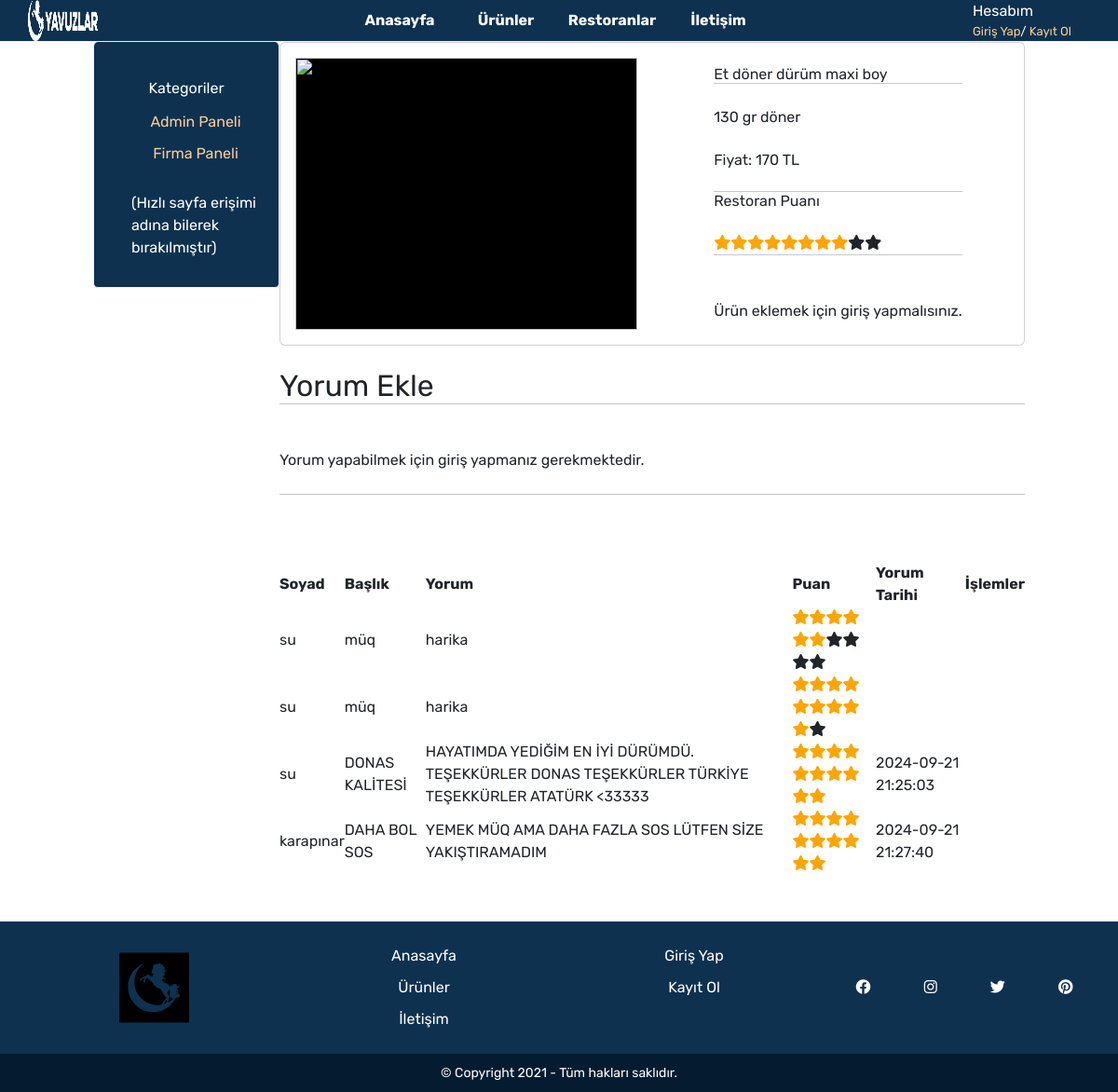
/urun_detay.php?urun=3&restoran=0, run on the app's committed database.
### tables this page shows
CREATE TABLE `food` (
  `id` int(11) NOT NULL,
  `restaurant_id` int(11) NOT NULL,
  `name` varchar(1000) NOT NULL,
  `description` varchar(1000) NOT NULL,
  `image_path` varchar(1000) NOT NULL,
  `price` varchar(1100) NOT NULL,
  `discount` varchar(1000) NOT NULL,
  `created_at` varchar(1000) NOT NULL DEFAULT current_timestamp(),
  `deleted_at` varchar(1000) NOT NULL
);

CREATE TABLE `comments` (
  `id` int(11) NOT NULL,
  `user_id` int(11) NOT NULL,
  `restaurant_id` int(11) NOT NULL,
  `surname` varchar(110) NOT NULL,
  `title` varchar(110) NOT NULL,
  `description` varchar(1100) NOT NULL,
  `score` int(10) NOT NULL,
  `created_at` varchar(1000) NOT NULL DEFAULT current_timestamp(),
  `updated_at` varchar(1000) NOT NULL
);

### src/urun_detay.php (the view, shortened to what this page needs)
<?php
include_once 'sql_scripts.php';
if (isset($_GET['urun'])) {
    $data = getfood($_GET['urun']);
    $urun = [
        'id' => $data['id'],
        'ad' => $data['name'],
        'aciklama' => $data['description'],
        'img' => $data['image_path'],
        'fiyat' => $data['price']
    ];
    $restoran_score = getRestaurantScore($_GET['restoran']);
} else {
    header("Location: index.php");
    exit();
}
?>
<!DOCTYPE html>
<html lang="tr">
<head>
    <link rel="stylesheet" href="https://cdnjs.cloudflare.com/ajax/libs/font-awesome/5.15.4/css/all.min.css" />
    <link rel="stylesheet" href="css/global.css">
    <link rel="stylesheet" href="css/main.css">
    <link rel="stylesheet" href="css/iletisim.css">
    <link href="https://cdn.jsdelivr.net/npm/bootstrap@5.3.3/dist/css/bootstrap.min.css" rel="stylesheet">
    <link href="https://cdn.jsdelivr.net/npm/flowbite@2.5.1/dist/flowbite.min.css" rel="stylesheet" />
</head>
<body>
    <div id="main">
        <?php include 'navbar.php'; ?>
        <div class="container">
            <?php include 'sidebar.php'; ?>
            <div class="content">
                <div class="card" style="display: grid; grid-template-columns: repeat(2, 1fr); ">
                    <div class="card-body">
                        <img src="<?= $urun['img'] ?>" class="w-100 h-100"  style="background-color: black; object-fit: fill;" alt="">
                    </div>
                    <div style="display: flex; justify-content: center; align-items: center;">
                        <div class="p-4 d-flex justify-content-center w-100 h-100">
                            <div class="info">
                                <h2>
                                    <?= $urun['ad'] ?>
                                </h2>
                                <hr />
                                <br>
                                <p>
                                    <?= $urun['aciklama'] ?>
                                </p>
                                <br>
                                <h4>Fiyat:
                                    <?= $urun['fiyat'] ?> TL</h4>
                                <br>
                                <div>
                                    <hr>
                                    <h4>Restoran Puanı</h4>
                                    <br>
                                    <?php
                                    foreach (getstar($restoran_score) as $star) {
                                        echo $star;
                                    }
                                    ?>
                                    <hr>
                                </div>
                                <br><br>
                                <?php
                                if (isset($_SESSION['user_id'])) {
                                    echo '<div class="form">
                                    <form action="islemler.php" method="POST">';
                                    echo '
                                    <div class="form-group">
                                        <label for="adet">Adet:</label>
                                        <input class="custom-input" style="text-align: center;" type="number" id="adet" name="adet" min="1" max="100" value="1" required>
                                    </div>
                                    <br><br>
                                    <div class="form-group">
                                        <label for="snot" >Sipariş Notu</label>
                                        <br>
                                        <textarea class="custom-input w-100" type="text" id="snot" name="snot" placeholder="Örneğin: Acısız, az acılı, çok acılı..." required></textarea>
                                    </div>
                                    <input type="hidden" name="urun_id" value="' . $_GET['urun']. '">
                                    <input type="hidden" name="restoran" value="' . $_GET['restoran'] . '">
                                    <input type="hidden" name="user_id" value="' . $_SESSION['user_id'] . '">
                                        <br><br>
                                        <button class="custom-button" name="add_basket" type="submit">Sepete Ekle</button>';
                                    echo '</form>
                                </div>';
                                } else {
                                    echo '<div class="form">
                                    <p>Ürün eklemek için giriş yapmalısınız.</p> </div>';
                                }
                                ?>
                            </div>
                        </div>
                    </div>
                </div>
                <div class="mt-4">
                    <h1 style="font-size: 2em;">Yorum Ekle</h1>
                    <hr>
                    <br>
                    <?php
                    if (isset($_SESSION['user_id'])) {
                        echo '<form action="islemler.php" method="POST">
                        <div class="form-group">
                            <input type="hidden" class="form-control" id="surname" name="surname" value="' . getUserDetails($_SESSION["user_id"])["surname"] . '" required>
                        </div>
                        <br>
                        <div class="form-group">
                            <label for="title">Başlık:</label>
                            <input type="text" class="form-control" id="title" name="title" required>
                        </div>
                        <br>
                        <div class="form-group">
                            <label for="description">Yorum:</label>
                            <textarea class="form-control" id="description" name="description" rows="3" required></textarea>
                        </div>
                        <br>
                        <div class="row">
                        <div class="form-group col-9">
                            <label for="score">Puan:</label>
                            <select class="form-control" id="score" name="score" required>
                                <option value="1">1</option>
                                <option value="2">2</option>
                                <option value="3">3</option>
                                <option value="4">4</option>
                                <option value="5">5</option>
                                <option value="6">6</option>
                                <option value="7">7</option>
                                <option value="8">8</option>
                                <option value="9">9</option>
                                <option value="10">10</option>
                                <option value="10">Müq ve Ötesi</option>
                            </select>
                        </div>
                        <div class="col-3 d-flex justify-content-end align-items-end">
                        <input type="hidden" name="restoran" value="' . $_GET['restoran'] . '">
                        <input type="hidden" name="food" value="' . $_GET['urun'] . '">
                        <br>
                        <button type="submit" class="custom-button" name="add_comment">Yorum Ekle</button>
                        </div>
                        </div>
                    </form>';
                    } else {
                        echo '<br><p>Yorum yapabilmek için <a href="giris.php">giriş yapmanız</a> gerekmektedir.</p><br>';
                    }
                    ?>
                </div>
                <hr>
                <br><br><br>
                <div class="table-responsive">
                    <table id="search-table">
                        <thead>
                            <tr>
                                <th>
                                    <span class="flex items-center">
                                        Soyad
                                    </span>
                                </th>
                                <th>
                                    <span class="flex items-center">
                                        Başlık
                                    </span>
                                </th>
                                <th>
                                    <span class="flex items-center">
                                        Yorum
                                    </span>
                                </th>
                                <th>
                                    <span class="flex items-center">
                                        Puan
                                    </span>
                                </th>
                                <th>
                                    <span class="flex items-center">
                                        Yorum Tarihi
                                    </span>
                                </th>
                                <th>
                                    <span class="flex items-center">
                                        İşlemler
                                    </span>
                                </th>
                            </tr>
                        </thead>
                        <tbody>
                            <?php
                            foreach (getRestaurantComments($_GET['restoran']) as $row) {
                                echo '<tr>';
                                echo '<td>' . $row['surname'] . '</td>';
                                echo '<td>' . $row['title'] . '</td>';
                                echo '<td>' . $row['description'] . '</td>';
                                echo '<td>';
                                foreach (getstar($row["score"]) as $star) {
                                    echo $star;
                                }
                                echo '</td>';
                                echo '<td>' . $row['created_at'] . '</td>';
                                echo '<td>';
                                echo '</td>';
                                echo '</tr>';
                            }
                            ?>
                        </tbody>
                    </table>
                </div>
            </div>
        </div>
    </div>
    <?php include 'footer.php'; ?>
</body>
</html>

### src/sql_scripts.php (shortened to what this page needs)
<?php
function getfood($food_id)
{
    $conn = dbConnect();
    $sql = "SELECT * FROM food where id = $food_id";
    $result = $conn->prepare($sql);
    $result->execute();
    return $result->fetch(PDO::FETCH_ASSOC);
}
function getRestaurantScore($restaurant_id) {
    $conn = dbConnect();
    $sql = "SELECT AVG(score) as average_score
            FROM comments
            WHERE restaurant_id = '$restaurant_id'";
    $stmt = $conn->prepare($sql);
    $stmt->execute();
    $row = $stmt->fetch(PDO::FETCH_ASSOC);
    $average_score = $row['average_score'];
    return round($average_score, 1);
}
function getstar($rating_score)
{
    $rating = [];
    for ($i = 1; $i <= 10; $i++) {
        if ($i <= $rating_score) {
            $rating[] = '<span class="fa fa-star checked"></span>';
        } else {
            $rating[] = '<span class="fa fa-star"></span>';
        }
    }
    return $rating;
}
function getRestaurantComments($restaurant_id) {
    $conn = dbConnect();
    $sql = "SELECT *
            FROM comments
            WHERE restaurant_id = '$restaurant_id'";
    $stmt = $conn->prepare($sql);
    $stmt->execute();
    $comments = [];
    while ($row = $stmt->fetch(PDO::FETCH_ASSOC)) {
        $comments[] = [
            'title' => $row['title'],
            'description' => $row['description'],
            'score' => $row['score'],
            'created_at' => $row['created_at'],
            'surname' => $row['surname'],
            'user_id' => $row['user_id'],
            'id' => $row['id']
        ];
    }
    return $comments;
}

### src/css/global.css (style rules this page uses)
* { padding: 0; margin: 0; font-family: 'Rubik', sans-serif; }
a { text-decoration: none; }
#main { min-height: 100vh; display: flex; flex-direction: column; }

### src/css/main.css (style rules this page uses)
.container { display: flex; flex-direction: row; width: 100%; margin: 0 auto 0 auto; }
.container .content { width: 80%; height: fit-content; }

### src/urun_detay.php (style rules this page uses)
.checked { color: orange; }

### data on the page
food: name "Et döner dürüm maxi boy", description "130 gr döner", price "170"
comments: surname "su", title "müq", description "harika", score 6 (drawn)
comments: surname "su", title "müq", description "harika", score 9 (drawn)
comments: surname "su", title "DONAS KALİTESİ", description "HAYATIMDA YEDİĞİM EN İYİ DÜRÜMDÜ. TEŞEKKÜRLER DONAS TEŞEKKÜRLER TÜRKİYE TEŞEKKÜRLER ATATÜRK <33333", score 10 (drawn), created_at "2024-09-21 21:25:03"
comments: surname "karapınar", title "DAHA BOL SOS", description "YEMEK MÜQ AMA DAHA FAZLA SOS LÜTFEN SİZE YAKIŞTIRAMADIM", score 10 (drawn), created_at "2024-09-21 21:27:40"
